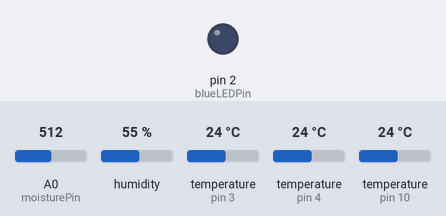
Bench run of a sketch on a simulated Arduino Leonardo, built with avr-gcc and run on an emulated ATmega32U4. Parts: output pins drawn as LEDs (lit = HIGH). Inputs (shaded band) come from the test bench; at power-on: A0 (moisturePin) = 512, humidity 55 %, temperature (sensors on pin 3, pin 4, pin 10) 24 °C. Pins used as bus, display or sensor lines are not drawn.

Above: at 0.5 s.
At 2.2 s:
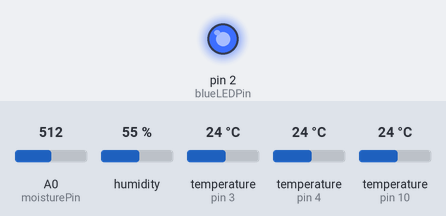
Timing chart, 0 to 6.6 s (numbered marks = the images above):
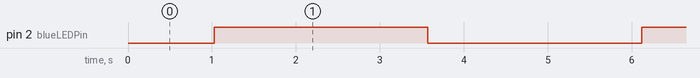

The sketch:

fourChannelTest.ino
```cpp
#include <OneWire.h>
#include "dht11.h"
const int blueLEDPin = 2;
boolean blueLED = true;

const int dht11Pin =  3;
const int oneWirePin1 = 10;
const int oneWirePowerPin1 = 11;
const int oneWirePin2 = 4;
const int oneWirePowerPin2 = 5;
const int moisturePin = A0;

float temperature1;
float humidity;

byte oneWireChipType1;
byte oneWireAddress1[8];
float temperature2;

byte oneWireChipType2;
byte oneWireAddress2[8];
float temperature3;

float moisture = 0;

OneWire  oneWire1(oneWirePin1);
OneWire  oneWire2(oneWirePin2);
dht11 DHT11;

void setup(void)
{
  pinMode(blueLEDPin, OUTPUT);
  pinMode(A0, INPUT);

  oneWireChipType1 = initOneWireTemperatureProbe(oneWirePowerPin1, oneWireAddress1, &oneWire1);
  oneWireChipType2 = initOneWireTemperatureProbe(oneWirePowerPin2, oneWireAddress2, &oneWire2);

  Serial1.begin(115200);

}

void loop(void)
{
  delay(1000);
  digitalWrite(blueLEDPin, blueLED);
  blueLED = !blueLED;

  temperature2 = getOneWireTemperature(&oneWire1, oneWireAddress1, oneWireChipType1);
  temperature3 = getOneWireTemperature(&oneWire2, oneWireAddress2, oneWireChipType2);
  DHT11.read(dht11Pin);
  temperature1 = (float)DHT11.temperature;
  humidity = (float)DHT11.humidity;

  moisture = (float) analogRead(moisturePin);
  moisture = 100.0 * (1024 - moisture) / 1024.0;

  Serial1.println(" ");
  Serial1.print("Temperature1 (°C): ");
  Serial1.println(temperature1);
  Serial1.print("Temperature2 (°C): ");
  Serial1.println(temperature2);
  Serial1.print("Temperature3 (°C): ");
  Serial1.println(temperature3);
  Serial1.print("Humidity (%): ");
  Serial1.println(humidity);
  Serial1.print("Moisture (%): ");
  Serial1.println(moisture);
}

float getOneWireTemperature(OneWire* ow, byte* addr, byte chipType)
{
  byte i;
  byte data[12];
  float celsius;
  ow->reset();
  ow->select(addr);
  ow->write(0x44, 1);        // start conversion, with parasite power on at the end

  delay(750);     // maybe 750ms is enough, maybe not

  ow->reset();
  ow->select(addr);
  ow->write(0xBE);         // Read Scratchpad

  for ( i = 0; i < 9; i++) data[i] = ow->read();
  int16_t raw = (data[1] << 8) | data[0];
  if (chipType)
  {
    raw = raw << 3; // 9 bit resolution default
    if (data[7] == 0x10)  raw = (raw & 0xFFF0) + 12 - data[6];
  }
  else
  {
    byte cfg = (data[4] & 0x60);
    if (cfg == 0x00) raw = raw & ~7;  // 9 bit resolution, 93.75 ms
    else if (cfg == 0x20) raw = raw & ~3; // 10 bit res, 187.5 ms
    else if (cfg == 0x40) raw = raw & ~1; // 11 bit res, 375 ms
  }
  celsius = (float)raw / 16.0;
  return celsius;

}

byte initOneWireTemperatureProbe(int powerPin, byte* addr, OneWire* ow)
{
  byte type_s = 0;
  pinMode(powerPin, OUTPUT);
  digitalWrite(powerPin, HIGH);
  if ( !ow->search(addr))
  {
    ow->reset_search();
    delay(250);
    return 0;
  }

  // the first ROM byte indicates which chip
  switch (addr[0])
  {
    case 0x10:
      type_s = 1;
      break;
    case 0x28:
      type_s = 0;
      break;
    case 0x22:
      type_s = 0;
      break;
    default:
      return 0;
  }
  return type_s;
}
```

Measured:
- by itself, pin 2 (blueLEDPin): alternates HIGH for 2.5 s and LOW for 2.5 s
